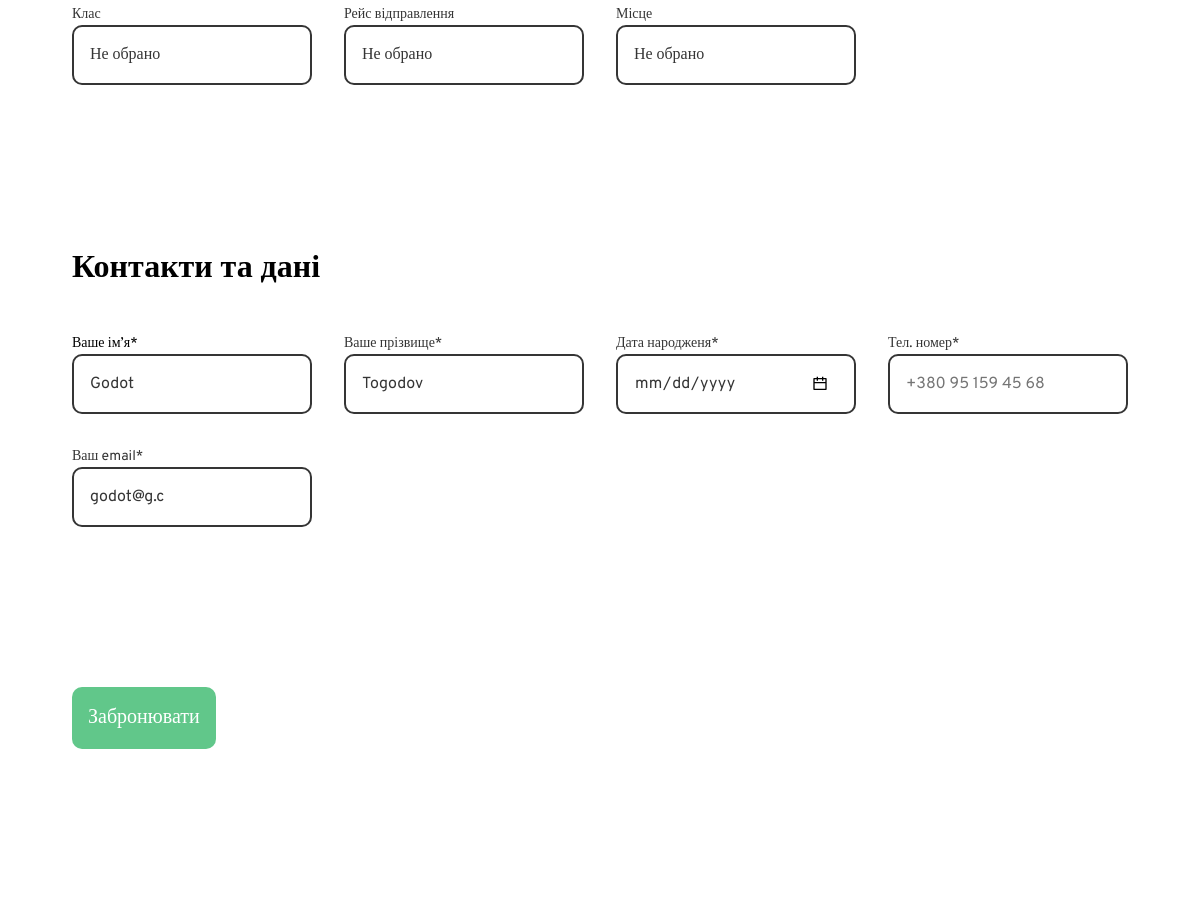
The page /booking (signed in, middle part) on the database as committed earlier.
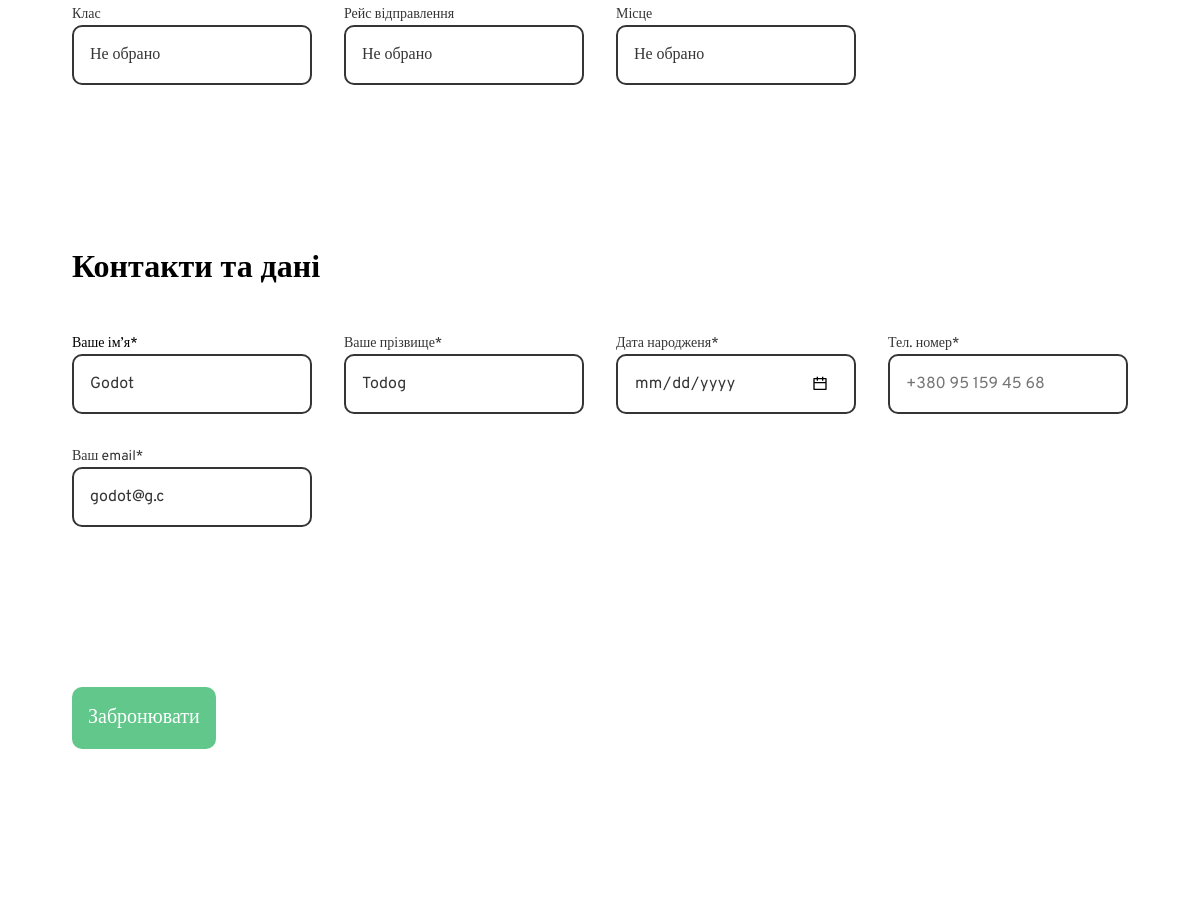
The same page on the database as committed later.
### UTicket/models.py (models this page shows, shortened)
class NewUser(AbstractUser):
    username = None
    ''' Add email field as unique identifiers
    for authentication instead of usernames '''
    email = models.EmailField(_("email address"), unique=True)
    objects = CustomUserManager()
    USERNAME_FIELD = "email"
    REQUIRED_FIELDS = []

### UTicket/views.py (the view, shortened to what this page needs)
# urls.py: path("booking", views.booking_page, name="booking"),
@login_required
def booking_page(request):
    return render(request, 'booking.html')

### UTicket/templates/booking.html (shortened to what this page needs)
﻿{% extends 'base.html' %}
{% block content %}
<section class="booking section">
   <form action="" class="booking__form form" method="post">
      <div class="form-chapter">
         <div class="chapter__fields grid grid-template-columns-4">
            <div class="field chapter__field grid-field" tabindex="-1">
               <p class="field-title">Клас</p>
               <div class="chapter__input wrapper-dropdown input__container">
                  <span class="selected-display">Не обрано</span>
               </div>
            </div>
            <div class="field chapter__field grid-field" tabindex="-1">
               <p class="field-title">Рейс відправлення</p>
               <div class="chapter__input wrapper-dropdown input__container">
                  <span class="selected-display">Не обрано</span>
               </div>
            </div>
            <div class="field chapter__field grid-field" tabindex="-1">
               <p class="field-title">Місце</p>
               <div class="chapter__input wrapper-dropdown input__container">
                  <span class="selected-display">Не обрано</span>
               </div>
            </div>
         </div>
      </div>
      <div class="form-chapter">
         <h1 class="chapter__title">
            Контакти та дані
         </h1>
         <div class="chapter__fields grid grid-template-columns-4">
            <div class="field chapter__field grid-field" tabindex="-1">
                <p class="field__title">Ваше ім’я*</p>
                <input type="text" class="chapter__input input__container" placeholder="Ім'я" name="first_name"
                       value="{{ request.user.first_name }}">
            </div>
            <div class="field chapter__field grid-field" tabindex="-1">
                <p class="field-title">Ваше прізвище*</p>
                <input type="text" class="chapter__input input__container" placeholder="Прізвище" name="second_name"
                       value="{{ request.user.last_name }}">
            </div>
            <div class="field chapter__field grid-field" tabindex="-1">
                <p class="field-title">Дата народженя*</p>
                <div class="log-form__input-with-icon">
                    <input type="date" class="chapter__input input__container input-date input-birthday"
                           id="date-of-birth" name="date_of_birth"
                           value="{{ request.user.date_of_birth }}">
                </div>
            </div>
            <div class="field chapter__field grid-field" tabindex="-1">
                <p class="field-title">Тел. номер*</p>
                <input type="tel" class="chapter__input input__container" placeholder="+380 95 159 45 68"
                       pattern="(\+380|0)[0-9]{9}" name="phone_number">
            </div>
            <div class="field chapter__field grid-field" tabindex="-1">
                <p class="field-title">Ваш email*</p>
                <input type="email" class="chapter__input input__container" placeholder="Email" id="email"
                       name="email" value="{{ request.user.email }}">
            </div>
         </div>
      </div>
      <button class="form__submit button-fill button-green input__container" type="submit">
         Забронювати
      </button>
   </form>
</section>
{% endblock %}

### UTicket/templates/base.html (shortened to what this page needs)
<!DOCTYPE html>
<html lang="en">
<head>
   {% load static %}
   <link rel="stylesheet" href="static/css/styles.css">
   <link href="https://cdn.jsdelivr.net/npm/remixicon@3.5.0/fonts/remixicon.css" rel="stylesheet">
</head>
<body>
   <main class="main">
      <div class="wrapper">
         {% block content %}
         {% endblock %}
      </div>
   </main>
</body>
</html>

### UTicket/templates/static/css/styles.css (style rules this page uses)
:root { --clr-bg-white: #FFF; --clr-bg-grey: #F5F5F5; --clr-hover-light: #E6E6E6; --clr-black: #353535; --clr-black-hover: #3b3b3b; --clr-black-active: #414141; --clr-green: #61C78A; --clr-green-hover: #4EC07C; --clr-green-active: #40B56F; --clr-blue: #4A73FF; --clr-blue-hover: #597af4; --clr-blue-active: #6787f0; --clr-red: #E9747B; --clr-red-hover: #E06E75; --clr-red-active: #D6686F; --clr-text-white: #fff; --clr-text-black: #000; --clr-text-grey-1: #353535; --clr-text-grey-2: #555; --clr-disable: #a3a3a3; --clr-text-error: #e1000f; --clr-table-row-hover: hsla(226, 100%, 65%, 0.07); --ff: 'Overpass'; --fs-smaller: .75rem; --fs-small: .875rem; --fs-normal: 1rem; --fs-medium-small: 1.125rem; --fs-medium: 1.25rem; --fs-big: 1.5rem; --fs-bigger: 2rem; --fw-light: 300; --fw-regular: 400; --fw-medium: 500; --fw-semibold: 600; }
*, *::before, *::after { box-sizing: border-box; -moz-box-sizing: border-box; -webkit-box-sizing: border-box; }
* { margin: 0; padding: 0; font: inherit; }
html, body { height: 100%; font-family: var(--ff); }
body { text-rendering: optimizeSpeed; line-height: 1.5; display: flex; flex-direction: column; }
input, button, textarea, select { font: inherit; border: none; outline: none; background: transparent; }
button { cursor: pointer; }
.wrapper { max-width: 1120px; margin-left: auto; margin-right: auto; padding-right: 2rem; padding-left: 2rem; }
.section { margin-top: 15rem; margin-bottom: 15rem; }
.grid { display: grid; width: 100%; gap: 2rem; align-content: center; }
.grid-template-columns-4 { grid-template-columns: repeat(4, 1fr); }
.grid-field { width: 100%; height: fit-content; align-self: flex-start; }
.input__container { width: 100%; max-width: 100%; max-height: 100%; padding: 1rem; border-radius: 10px; }
.button-fill { color: var(--clr-text-white); transition: background-color .2s ease; }
.button-green { background-color: var(--clr-green); }
.main { width: 100%; }
.field__title { font-size: var(--fs-small); font-weight: var(--fw-regular); color: var(--clr-text-black) }
.field-title { font-size: var(--fs-small); font-weight: var(--fw-regular); color: var(--clr-text-grey-1); }
.log-form__input-with-icon { position: relative; }
.form-chapter { margin-bottom: 10rem; }
.chapter__title { margin-bottom: 40px; color: var(--clr-text-black); font-size: var(--fs-bigger); font-weight: var(--fw-semibold); }
.chapter__field { display: table-cell; position: relative; height: 100%; vertical-align: middle; }
.chapter__input { position: relative; width: 100%; height: 60px; border: 2px var(--clr-text-grey-1) solid; font-size: var(--fs-normal); color: var(--clr-text-grey-1); font-weight: var(--fw-regular); }
.wrapper-dropdown { position: relative; display: flex; align-items: center; width: 100% !important; border-radius: 10px; text-align: left; color: var(--clr-text-grey-1); cursor: pointer; -webkit-user-select: none; -moz-user-select: none; -ms-user-select: none; user-select: none; pointer-events: all; }
.form__submit { max-width: fit-content; font-size: var(--fs-medium); font-weight: var(--fw-regular); }

Rows that differ between the two databases and show on the page:
changed NewUser "Godot": second_name "Togodov" → "Todog"
